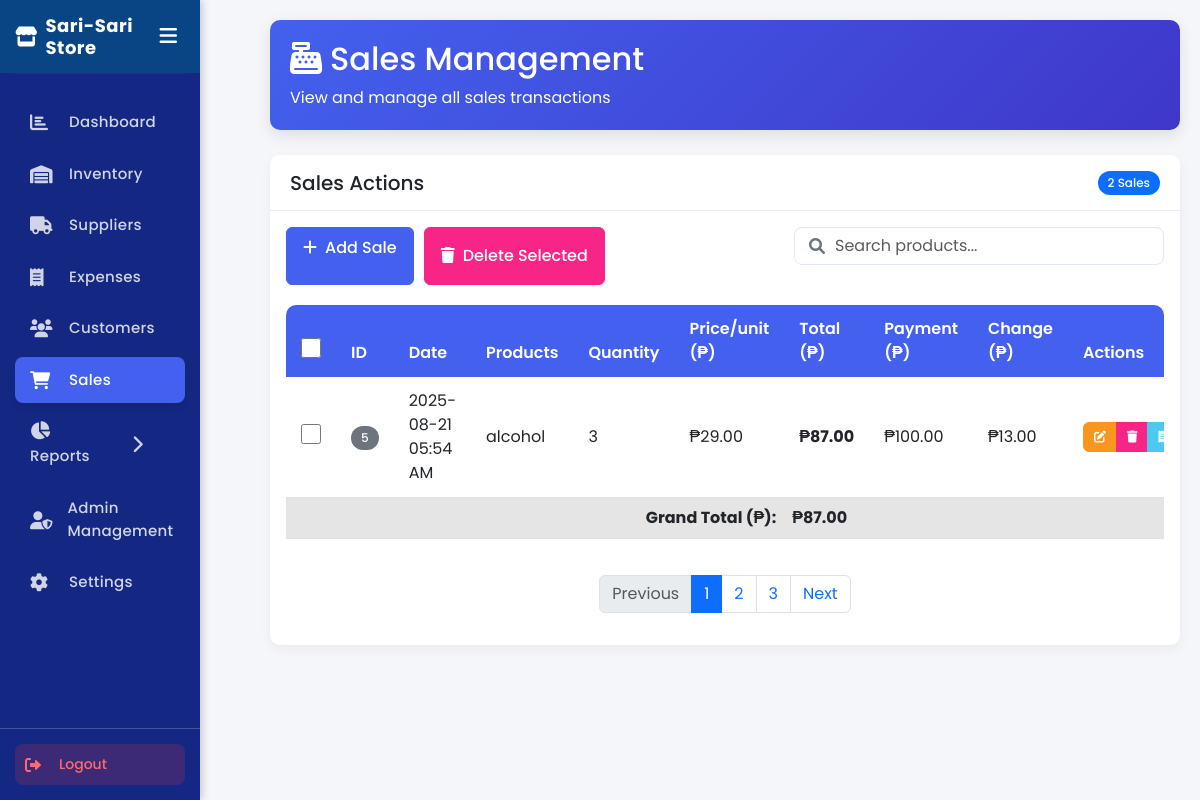
The page /sales_management.php on the database its author committed.
### tables this page shows
CREATE TABLE `sale_items` (
  `id` int(11) NOT NULL,
  `sale_id` int(11) NOT NULL,
  `product_id` int(11) NOT NULL,
  `quantity` int(11) NOT NULL,
  `price` decimal(10,2) NOT NULL
);

CREATE TABLE `sales` (
  `id` int(11) NOT NULL,
  `sale_date` datetime NOT NULL,
  `total_payment` decimal(10,2) NOT NULL,
  `payment` decimal(10,2) NOT NULL,
  `change_amt` decimal(10,2) NOT NULL
);

### sales_management.php (the view, shortened to what this page needs)
<?php
include 'db.php';
$sales = $conn->query("
    SELECT s.id AS sale_id, s.sale_date, s.payment, s.change_amt, si.quantity, si.price, p.product_name
    FROM sales s
    JOIN sale_items si ON s.id = si.sale_id
    JOIN products p ON si.product_id = p.id
    ORDER BY s.id DESC
");
$last_sale = 0;
$product_list = [];
$sale_date = '';
$totalAllSales = 0;
$salesData = [];
while ($row = $sales->fetch_assoc()) {
    if ($last_sale != $row['sale_id']) {
        $last_sale = $row['sale_id'];
        $sale_date = date("Y-m-d h:i A", strtotime($row['sale_date']));
        $prev_payment = $row['payment'];
        $prev_change = $row['change_amt'];
    }
    $product_list[] = [
        'name' => $row['product_name'],
        'qty' => $row['quantity'],
        'price' => $row['price']
    ];
}
if ($last_sale != 0) {
    $total_per_sale = array_sum(array_map(fn($i) => $i['qty'] * $i['price'], $product_list));
    $totalAllSales += $total_per_sale;
    $salesData[] = [
        'id' => $last_sale,
        'date' => $sale_date,
        'products' => $product_list,
        'total' => $total_per_sale,
        'payment' => $prev_payment,
        'change' => $prev_change
    ];
}
$totalSales = $conn->query("SELECT COUNT(*) as total FROM sales")->fetch_assoc();
?>
<!DOCTYPE html>
<html lang="en">
<head>
    <link href="https://cdn.jsdelivr.net/npm/bootstrap@5.3.0/dist/css/bootstrap.min.css" rel="stylesheet">
    <link rel="stylesheet" href="https://cdnjs.cloudflare.com/ajax/libs/font-awesome/6.4.0/css/all.min.css">
</head>
<body>
    <?php include 'sidebar.php'; ?>
    <div class="main">
        <div class="page-header">
            <h2><i class="fas fa-cash-register me-2"></i>Sales Management</h2>
            <p class="mb-0">View and manage all sales transactions</p>
        </div>
        <div class="card">
            <div class="card-header bg-white d-flex justify-content-between align-items-center">
                <h5 class="mb-0">Sales Actions</h5>
                <div>
                    <span class="badge bg-primary"><?php echo $totalSales['total']; ?> Sales</span>
                </div>
            </div>
            <div class="card-body">
                <div class="action-buttons">
                    <a href="add_sale.php" class="btn btn-primary"><i class="fas fa-plus me-2"></i>Add Sale</a>
                    <button class="btn btn-danger" onclick="confirmDeleteSelected()"><i class="fas fa-trash me-2"></i>Delete Selected</button>
                    <div class="ms-auto d-flex">
                        <div class="search-container">
                            <i class="fas fa-search"></i>
                            <input type="text" id="search" class="form-control" placeholder="Search products...">
                        </div>
                    </div>
                </div>
                <form id="salesForm" action="delete_selected_sales.php" method="POST">
                    <div class="table-responsive">
                        <table class="table table-hover" id="sales_table">
                            <thead>
                                <tr>
                                    <th><input type="checkbox" class="custom-checkbox" id="selectAll"></th>
                                    <th>ID</th>
                                    <th>Date</th>
                                    <th>Products</th>
                                    <th>Quantity</th>
                                    <th>Price/unit (₱)</th>
                                    <th>Total (₱)</th>
                                    <th>Payment (₱)</th>
                                    <th>Change (₱)</th>
                                    <th>Actions</th>
                                </tr>
                            </thead>
                            <tbody>
                                <?php foreach ($salesData as $sale): ?>
                                    <tr>
                                        <td><input type="checkbox" class="custom-checkbox" name="sale_ids[]" value="<?= $sale['id'] ?>"></td>
                                        <td><span class="badge bg-secondary"><?= $sale['id'] ?></span></td>
                                        <td><?= $sale['date'] ?></td>
                                        <td><?= implode('<br>', array_column($sale['products'], 'name')) ?></td>
                                        <td><?= implode('<br>', array_column($sale['products'], 'qty')) ?></td>
                                        <td>₱<?= implode('<br>₱', array_column($sale['products'], 'price')) ?></td>
                                        <td><strong>₱<?= number_format($sale['total'], 2) ?></strong></td>
                                        <td>₱<?= number_format($sale['payment'], 2) ?></td>
                                        <td>₱<?= number_format($sale['change'], 2) ?></td>
                                        <td>
                                            <div class="btn-group" role="group">
                                                <a href="edit_sale.php?id=<?= $sale['id'] ?>" class="btn btn-warning btn-sm"><i class="fas fa-edit"></i></a>
                                                <a href="delete_sale.php?id=<?= $sale['id'] ?>" class="btn btn-danger btn-sm"><i class="fas fa-trash"></i></a>
                                                <a href="print_receipt.php?sale_id=<?= $sale['id'] ?>" target="_blank" class="btn btn-success btn-sm"><i class="fas fa-receipt"></i></a>
                                            </div>
                                        </td>
                                    </tr>
                                <?php endforeach; ?>
                            </tbody>
                            <tfoot>
                                <tr class="table-active">
                                    <th colspan="6" style="text-align:right;">Grand Total (₱):</th>
                                    <th>₱<?= number_format($totalAllSales, 2) ?></th>
                                    <th colspan="3"></th>
                                </tr>
                            </tfoot>
                        </table>
                    </div>
                </form>
                <nav aria-label="Sales pagination">
                    <ul class="pagination">
                        <li class="page-item disabled">
                            <a class="page-link" href="#" tabindex="-1">Previous</a>
                        </li>
                        <li class="page-item active"><a class="page-link" href="#">1</a></li>
                        <li class="page-item"><a class="page-link" href="#">2</a></li>
                        <li class="page-item"><a class="page-link" href="#">3</a></li>
                        <li class="page-item">
                            <a class="page-link" href="#">Next</a>
                        </li>
                    </ul>
                </nav>
            </div>
        </div>
    </div>
</body>
</html>

### sidebar.css (style rules this page uses)
* { margin: 0; padding: 0; box-sizing: border-box; }
body { font-family: 'Segoe UI', Tahoma, Geneva, Verdana, sans-serif; background-color: #f8f9fa; }

### sales_management.php (style rules this page uses)
:root { --primary: #4361ee; --secondary: #3f37c9; --success: #4cc9f0; --danger: #f72585; --warning: #f8961e; --info: #4895ef; --light: #f8f9fa; --dark: #212529; --sidebar-width: 250px; }
body { font-family: 'Segoe UI', Tahoma, Geneva, Verdana, sans-serif; background-color: #f5f7fb; color: #333; overflow-x: hidden; }
.main { margin-left: var(--sidebar-width); padding: 20px; transition: all 0.3s; }
.page-header { background: linear-gradient(135deg, var(--primary) 0%, var(--secondary) 100%); color: white; padding: 20px; border-radius: 10px; margin-bottom: 25px; box-shadow: 0 5px 15px rgba(0,0,0,0.1); }
.card { border: none; border-radius: 10px; box-shadow: 0 4px 12px rgba(0,0,0,0.05); margin-bottom: 20px; transition: transform 0.3s, box-shadow 0.3s; }
.card-header { background-color: white; border-bottom: 1px solid #eaeaea; padding: 15px 20px; font-weight: 600; border-radius: 10px 10px 0 0 !important; }
.table thead th { background-color: var(--primary); color: white; border: none; padding: 12px 15px; font-weight: 600; }
.table tbody td { padding: 12px 15px; vertical-align: middle; }
.table tbody tr { transition: background-color 0.2s; }
.btn { border-radius: 6px; font-weight: 500; padding: 8px 16px; }
.btn-primary { background-color: var(--primary); border-color: var(--primary); }
.btn-danger { background-color: var(--danger); border-color: var(--danger); }
.btn-warning { background-color: var(--warning); border-color: var(--warning); color: white; }
.btn-success { background-color: var(--success); border-color: var(--success); }
.btn-sm { padding: 5px 10px; font-size: 12px; }
.search-container { position: relative; margin-bottom: 20px; }
.search-container i { position: absolute; left: 15px; top: 50%; transform: translateY(-50%); color: #6c757d; }
.search-container input { padding-left: 40px; border-radius: 8px; border: 1px solid #e2e8f0; }
.action-buttons { display: flex; gap: 10px; margin-bottom: 20px; flex-wrap: wrap; }
.table-responsive { border-radius: 10px; overflow: hidden; }
.pagination { justify-content: center; margin-top: 20px; }
.badge { padding: 6px 10px; border-radius: 20px; font-weight: 500; }
.custom-checkbox { width: 20px; height: 20px; accent-color: var(--primary); }

### sidebar.php (style rules this page uses)
body { margin: 0; font-family: 'Poppins', sans-serif; background: #f4f6fa; }

### rows shown on the page
sale_items: sale "5", date "2025-08-21 05:54 AM", products "alcohol", products "3", products "29.00", total "87.00", sale.payment "100.00", sale.change_amt "13.00"

### other values the page prints
$totalSales['total'] "2"
$totalAllSales "87.00"
